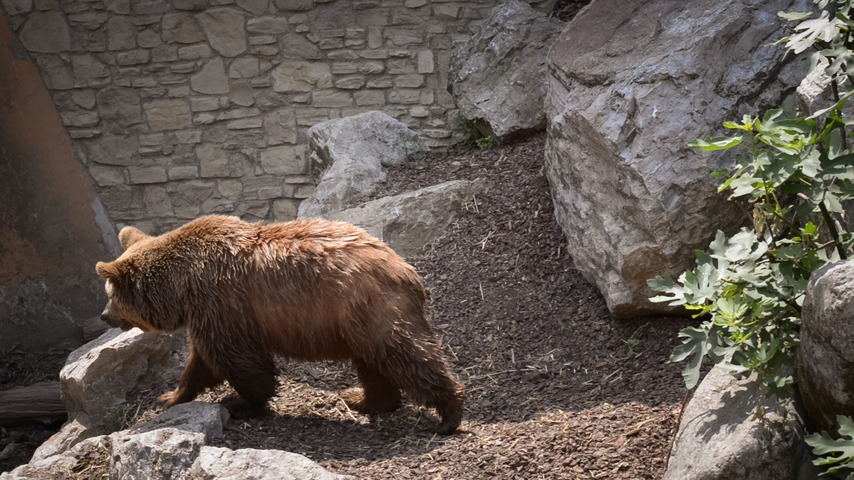
#> input picture images/bear__00000.jpg, 854 x 480 px; its folder holds only this picture in this run
$ python -i pipeline.py   (imports and definitions only)   (older library calls are emulated)
#> lines starting #> are read from the running program, lines starting #| are printed output that depends on the picture
#> further down, picture is the input picture: shape (480, 854, 3); mean B, G, R 81.7, 88.9, 98.4
"""Classical CV operations for the segmentation pipeline.

Each operation is a function plus a parameter spec that the web UI turns
into sliders.  bridge.py runs it in the browser; run_pipeline() reproduces a
result anywhere else.

What flows between blocks is a *state* dict, not a bare image:

    image     what this stage shows -- uint8, (h, w) or (h, w, 3) BGR
    labels    SLIC label map (h, w), or None before SLIC
    base      the image SLIC segmented; region features are measured on
              this, never on the rendered overlay
    features  (n_regions, d) weighted feature matrix, or None
    feature_names, feature_groups   one entry per column

Most blocks are plain image filters (ndarray -> ndarray); apply_op lifts them
onto the state.  Blocks marked "state": True take and return the whole dict.
BGR is OpenCV's convention; scikit-image wants RGB, so conversions happen at
that boundary.
"""

import cv2
import numpy as np
from scipy import ndimage
from skimage.feature import local_binary_pattern
from skimage.segmentation import find_boundaries, slic

# --------------------------------------------------------------------------
# helpers
# --------------------------------------------------------------------------

# [25 lines left out: functions _odd, _gray, downscale, not called in this run]


def grayscale(image):
    return _gray(image)


# [18 lines left out: functions gaussian_kernel_for, gaussian_blur, not called in this run]


def box_blur(image, kernel_size=5):
    k = _odd(kernel_size)
    return cv2.blur(image, (k, k))


# [12 lines left out: functions median_blur, bilateral_filter, not called in this run]


def histogram_equalise(image, mode=1, clip_limit=2.0, tile_size=8):
    """Redistribute intensities to use the full range.

    mode 0 = global equalizeHist, mode 1 = CLAHE (local, contrast-limited).
    Colour input is equalised on the L channel in Lab so hues are unchanged;
    equalising B, G and R separately would shift the colours.
    """
#> called with mode = 1, clip_limit = 2, tile_size = 8
    def eq(channel):
        if int(mode) == 0:
            return cv2.equalizeHist(channel)
        clahe = cv2.createCLAHE(
            clipLimit=max(0.01, float(clip_limit)),
            tileGridSize=(max(1, int(tile_size)), max(1, int(tile_size))),
        )
        return clahe.apply(channel)
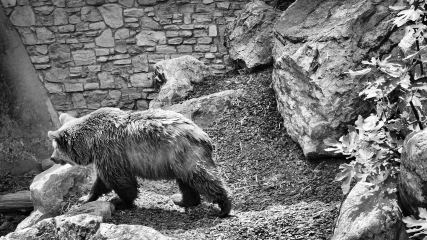
#> returned value: shape (480, 854) (shown at 1/2 size); min 0, max 255, mean 115.5

    if image.ndim == 2:
        return eq(image)
    lab = cv2.cvtColor(image, cv2.COLOR_BGR2LAB)
    lab[:, :, 0] = eq(lab[:, :, 0])
#> lab: shape (480, 854, 3); mean of channels 0, 1, 2 115.5, 130.7, 133.6
    return cv2.cvtColor(lab, cv2.COLOR_LAB2BGR)
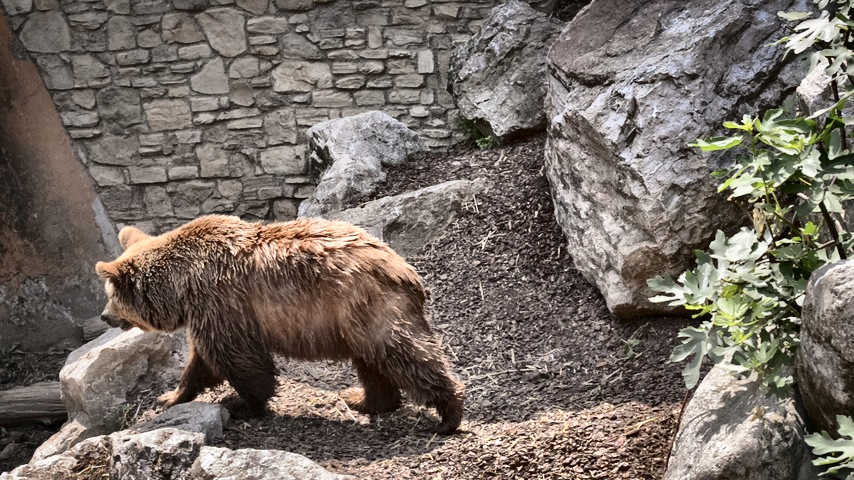
#> returned value: shape (480, 854, 3); mean B, G, R 100.6, 108.1, 117.8


# [6 lines left out: function sharpen, not called in this run]


# --------------------------------------------------------------------------
# SLIC superpixels
# --------------------------------------------------------------------------

# One-entry memo of the last label map, so flipping the display mode does
# not re-segment.
_slic_memo = {"image": None, "key": None, "labels": None}


# [59 lines left out: functions slic_labels, _region_sums, _region_means, mean_colour, not called in this run]


_BOUNDARY_BGR = (0, 230, 255)   # yellow: readable on fur, rock, water and grass


# [34 lines left out: functions draw_boundaries, slic_superpixels, _describe_slic, not called in this run]


# --------------------------------------------------------------------------
# region features
# --------------------------------------------------------------------------
# Feature menu after Hoiem, Efros & Hebert, "Recovering Surface Layout from
# an Image" (IJCV 2007) -- colour, texture and location/shape cues per
# superpixel -- with LBP (Ojala et al., 2002) as the cheap texture default
# and a small Gabor bank as the filter-response alternative Hoiem uses.

def _gray_of(image):
    return image if image.ndim == 2 else cv2.cvtColor(image, cv2.COLOR_BGR2GRAY)


def _bgr_of(image):
    return cv2.cvtColor(image, cv2.COLOR_GRAY2BGR) if image.ndim == 2 else image


def _lab(image):
    return cv2.cvtColor(_bgr_of(image), cv2.COLOR_BGR2LAB).astype(np.float64)


def _f_lightness(image, labels):
    return _region_means(labels, _lab(image)[..., 0]), ["L mean"]


# [55 lines left out: functions _f_chroma, _f_lab_std, _f_hsv_mean, _f_x, _f_y, _f_extent, not called in this run]


_LBP_P, _LBP_R = 8, 1


# [13 lines left out: function _f_lbp, not called in this run]


_GABOR_WAVELENGTHS = (4.0, 8.0)                 # px
_GABOR_THETAS = (0.0, 45.0, 90.0, 135.0)        # degrees


# [41 lines left out: functions _f_gabor, _f_gradient, _f_area, _f_aspect, not called in this run]


# (key, label, group, fn, default weight).  Each entry gets its own weight
# slider, param "w_<key>"; weight 0 leaves it out entirely.
FEATURES = [
    ("lightness", "Lightness (L)", "colour", _f_lightness, 1.0),
    ("chroma", "Chroma (a, b)", "colour", _f_chroma, 1.0),
    ("lab_std", "Lab std", "colour", _f_lab_std, 0.0),
    ("hsv", "HSV mean", "colour", _f_hsv_mean, 0.0),
    ("x", "x centroid", "position", _f_x, 1.0),
    ("y", "y centroid", "position", _f_y, 1.0),
    ("extent", "Extent (p10/p90)", "position", _f_extent, 0.0),
    ("lbp", "LBP histogram", "texture", _f_lbp, 1.0),
    ("gabor", "Gabor energy", "texture", _f_gabor, 0.0),
    ("gradient", "Gradient mean/std", "texture", _f_gradient, 0.0),
    ("area", "Area", "shape", _f_area, 0.0),
    ("aspect", "Aspect ratio", "shape", _f_aspect, 0.0),
]
_FEATURE_INDEX = {f[0]: i for i, f in enumerate(FEATURES)}

# Raw columns per feature for the current (base, labels) pair, so dragging a
# weight rescales cached numbers instead of re-running Gabor filters.
_feature_memo = {"base": None, "labels": None, "raw": {}}


# [8 lines left out: function raw_feature, not called in this run]


def _zscore(raw):
    std = raw.std(axis=0)
    return (raw - raw.mean(axis=0)) / np.where(std > 1e-12, std, 1.0)


# [62 lines left out: functions region_features, _stretch, feature_pca, feature_map, not called in this run]


_EDGE_BGR = (30, 30, 30)


# [43 lines left out: functions extract_features, _describe_features, not called in this run]


# --------------------------------------------------------------------------
# automated grouping: k-means on region features, then a foreground rule
# --------------------------------------------------------------------------

# BGR, with names so the readouts can say which colour is which cluster
_CLUSTER_COLOURS = [
    ("red", (60, 60, 230)), ("blue", (220, 130, 40)), ("green", (80, 190, 60)),
    ("orange", (30, 150, 250)), ("purple", (190, 80, 150)), ("cyan", (220, 220, 60)),
    ("yellow", (40, 225, 240)), ("pink", (190, 150, 250)), ("brown", (40, 80, 140)),
    ("grey", (150, 150, 150)), ("lime", (90, 250, 180)), ("navy", (120, 40, 30)),
]


def _cluster_name(c):
    return "c%d %s" % (c, _CLUSTER_COLOURS[c % len(_CLUSTER_COLOURS)][0])


# [47 lines left out: functions _kmeans_pp, kmeans, not called in this run]


def _paint_clusters(labels, clusters):
    lut = np.array([c for _, c in _CLUSTER_COLOURS], dtype=np.uint8)
    return lut[clusters % len(lut)][labels]


# [40 lines left out: functions cluster_regions, _describe_kmeans, border_share, _largest_blob, not called in this run]


def _ring(a):
    """The image's outer ring of pixels, as a flat array."""
    return np.concatenate([a[0], a[-1], a[1:-1, 0], a[1:-1, -1]])


# [112 lines left out: functions _pick_by_border, foreground_mask, _describe_foreground, _describe_gaussian, not called in this run]


# --------------------------------------------------------------------------
# registry -- drives the UI
# --------------------------------------------------------------------------
# param spec: (key, label, min, max, step, default)
# a "choices" entry turns the control into a segmented button group instead.
# "when": {key: value} shows a param only while another has that value.
# "group" puts a small heading above the first param of each run.
# "hidden" params are set by the UI, never shown as controls.
# "on_touch": {key: value} is applied when the control is pressed or moved.

def _weight_params():
    return [{"key": "w_" + key, "label": label, "group": group, "min": 0, "max": 3,
             "step": 0.05, "default": default,
             "on_touch": {"display": 1, "focus": i}}
            for i, (key, label, group, _, default) in enumerate(FEATURES)]


OPERATIONS = {
    "slic": {
        "label": "SLIC Superpixels",
        "hint": "k-means in (colour, x, y). Compactness trades colour adherence (low) for regular, grid-like cells (high).",
        "fn": slic_superpixels,
        "state": True,
        "describe": _describe_slic,
        "params": [
            {"key": "n_segments", "label": "Superpixels", "min": 10, "max": 2000, "step": 10, "default": 200},
            {"key": "compactness", "label": "Compactness", "min": 0.5, "max": 60, "step": 0.5, "default": 10.0},
            {"key": "smoothing", "label": "Smoothing", "choices": ["Off", "Gaussian"], "default": 0},
            {"key": "sigma", "label": "Sigma", "min": 0.1, "max": 10, "step": 0.1, "default": 1.0, "when": {"smoothing": 1}},
            {"key": "colour_space", "label": "Feature space", "choices": ["Lab", "RGB"], "default": 0},
            {"key": "max_iter", "label": "Iterations", "min": 1, "max": 30, "step": 1, "default": 10},
            {"key": "enforce_connectivity", "label": "Connectivity", "choices": ["Off", "Enforce"], "default": 1},
            {"key": "display", "label": "Show", "choices": ["Borders", "Mean colour", "Both"], "default": 0},
        ],
    },
    "features": {
        "label": "Region Features",
        "hint": "Per-superpixel features, z-scored so each counts equally at weight 1; 0 leaves it out. Touch a slider to see that feature's map. Measured on SLIC's input.",
        "fn": extract_features,
        "state": True,
        "describe": _describe_features,
        "params": [
            {"key": "display", "label": "Show", "choices": ["PCA → RGB", "Feature map"], "default": 0},
            *_weight_params(),
            {"key": "focus", "label": "Mapped feature", "min": 0, "max": len(FEATURES) - 1,
             "step": 1, "default": 0, "hidden": True},
        ],
    },
    "kmeans": {
        "label": "K-means Clustering",
        "hint": "Groups superpixels by their feature vectors. k-means++ seeding, best of n restarts; clusters numbered largest-first.",
        "fn": cluster_regions,
        "state": True,
        "describe": _describe_kmeans,
        "params": [
            {"key": "k", "label": "Clusters (k)", "min": 2, "max": 12, "step": 1, "default": 4},
            {"key": "seed", "label": "Random seed", "min": 0, "max": 99, "step": 1, "default": 0},
            {"key": "n_init", "label": "Restarts", "min": 1, "max": 30, "step": 1, "default": 10},
            {"key": "display", "label": "Show", "choices": ["Clusters", "Over image"], "default": 1},
        ],
    },
    "foreground": {
        "label": "Foreground Rule",
        "hint": "Border contact: clusters (or their connected blobs) owning little of the image border are foreground. Mask is resized to the source size.",
        "fn": foreground_mask,
        "state": True,
        "describe": _describe_foreground,
        "params": [
            {"key": "unit", "label": "Score per", "choices": ["Cluster", "Connected blob"], "default": 0},
            {"key": "max_contact", "label": "Max border share", "min": 0, "max": 0.5, "step": 0.01, "default": 0.05},
            {"key": "min_area", "label": "Min cluster area", "min": 0, "max": 0.2, "step": 0.005, "default": 0.01},
            {"key": "connectivity", "label": "Keep", "choices": ["All regions", "Largest blob"], "default": 1},
            {"key": "fill_holes", "label": "Fill holes", "choices": ["Off", "On"], "default": 1},
            {"key": "display", "label": "Show", "choices": ["Cutout", "Mask", "Overlay"], "default": 0},
        ],
    },
    "downscale": {
        "label": "Downscale",
        "hint": "INTER_AREA. Faster SLIC and less texture; masks must be resized back to 854×480.",
        "fn": downscale,
        "params": [
            {"key": "width", "label": "Target width", "min": 100, "max": 854, "step": 2, "default": 427, "unit": "px"},
        ],
    },
    "grayscale": {
        "label": "Grayscale",
        "hint": "BGR to single channel. Throws away the colour SLIC mostly relies on.",
        "fn": grayscale,
        "params": [],
    },
    "gaussian_blur": {
        "label": "Gaussian Blur",
        "hint": "Isotropic low-pass. Suppresses fine texture, but also softens outlines.",
        "fn": gaussian_blur,
        "describe": _describe_gaussian,
        "params": [
            {"key": "kernel_mode", "label": "Kernel", "choices": ["Manual", "6 × sigma"], "default": 0},
            {"key": "kernel_size", "label": "Kernel size", "min": 1, "max": 61, "step": 2, "default": 5, "unit": "px", "when": {"kernel_mode": 0}},
            {"key": "sigma", "label": "Sigma", "min": 0, "max": 10, "step": 0.1, "default": 1.2},
        ],
    },
    "box_blur": {
        "label": "Box Blur",
        "hint": "Uniform average. Cheaper than Gaussian, blockier result.",
        "fn": box_blur,
        "params": [
            {"key": "kernel_size", "label": "Kernel size", "min": 1, "max": 21, "step": 2, "default": 5, "unit": "px"},
        ],
    },
    "median_blur": {
        "label": "Median Filter",
        "hint": "Kills speckle without softening edges.",
        "fn": median_blur,
        "params": [
            {"key": "kernel_size", "label": "Kernel size", "min": 1, "max": 31, "step": 2, "default": 5, "unit": "px"},
        ],
    },
    "bilateral_filter": {
        "label": "Bilateral Filter",
        "hint": "Edge-preserving smoothing. Flattens texture inside regions, keeps outlines.",
        "fn": bilateral_filter,
        "params": [
            {"key": "diameter", "label": "Diameter", "min": 1, "max": 25, "step": 1, "default": 9, "unit": "px"},
            {"key": "sigma_color", "label": "Sigma colour", "min": 1, "max": 200, "step": 1, "default": 75},
            {"key": "sigma_space", "label": "Sigma space", "min": 1, "max": 200, "step": 1, "default": 75},
        ],
    },
    "histogram_equalise": {
        "label": "Histogram Equalisation",
        "hint": "Stretches contrast on L so similar-looking regions separate further.",
        "fn": histogram_equalise,
        "describe": lambda p, before, after: (
            "global" if int(p["mode"]) == 0
            else "CLAHE  ·  %dx%d tiles" % (int(p["tile_size"]), int(p["tile_size"]))),
        "params": [
            {"key": "mode", "label": "Mode", "choices": ["Global", "CLAHE"], "default": 1},
            {"key": "clip_limit", "label": "Clip limit", "min": 0.5, "max": 12, "step": 0.1, "default": 2.0, "when": {"mode": 1}},
            {"key": "tile_size", "label": "Tile grid", "min": 1, "max": 32, "step": 1, "default": 8, "when": {"mode": 1}},
        ],
    },
    "sharpen": {
        "label": "Sharpen",
        "hint": "Unsharp mask. Boosts edges but also amplifies texture.",
        "fn": sharpen,
        "params": [
            {"key": "amount", "label": "Amount", "min": 0, "max": 4, "step": 0.05, "default": 1.0},
            {"key": "kernel_size", "label": "Kernel size", "min": 1, "max": 31, "step": 2, "default": 3, "unit": "px"},
        ],
    },
}


DEFAULT_PIPELINE = [
    {"type": "gaussian_blur", "params": {"kernel_mode": 1, "kernel_size": 5, "sigma": 1.0}, "enabled": False},
    {"type": "slic", "params": {"n_segments": 200, "compactness": 10.0, "smoothing": 0, "sigma": 1.0,
                                "colour_space": 0, "max_iter": 10, "enforce_connectivity": 1,
                                "display": 0}, "enabled": True},
    {"type": "features", "params": {}, "enabled": True},
    {"type": "kmeans", "params": {}, "enabled": True},
    {"type": "foreground", "params": {}, "enabled": True},
]


# --------------------------------------------------------------------------
# running
# --------------------------------------------------------------------------

# [86 lines left out: functions new_state, defaults_for, merged_params, describe_op, apply_op, run_pipeline, not called in this run]

>>> import cv2
>>> picture = cv2.imread('images/bear__00000.jpg')
>>> result = histogram_equalise(picture)

$ run again, on images/blackswan__00000.jpg
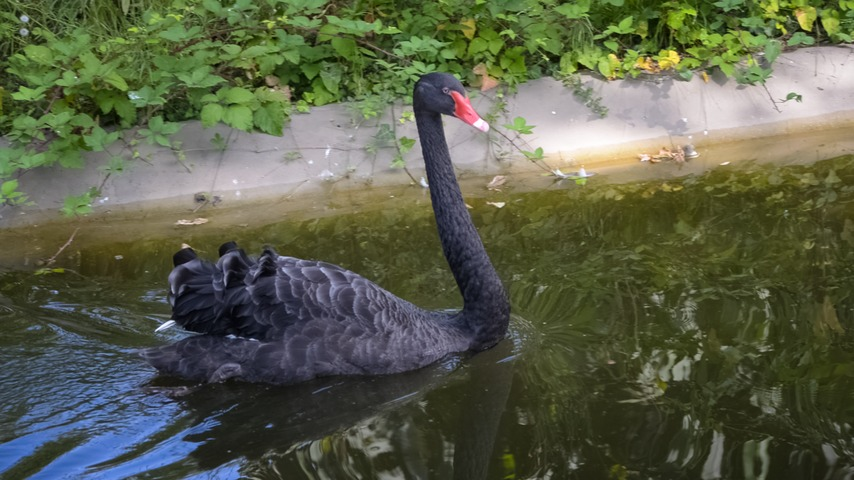
#> input picture images/blackswan__00000.jpg, 854 x 480 px
#> picture is the input picture: shape (480, 854, 3); mean B, G, R 73.4, 95.7, 90.4
#> in eq, `return clahe.apply(channel)`:
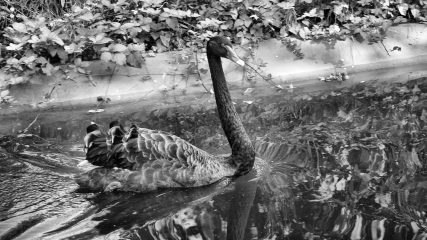
#> returned value: shape (480, 854) (shown at 1/2 size); min 0, max 255, mean 113.4
#> in histogram_equalise, `return cv2.cvtColor(lab, cv2.COLOR_LAB2BGR)`:
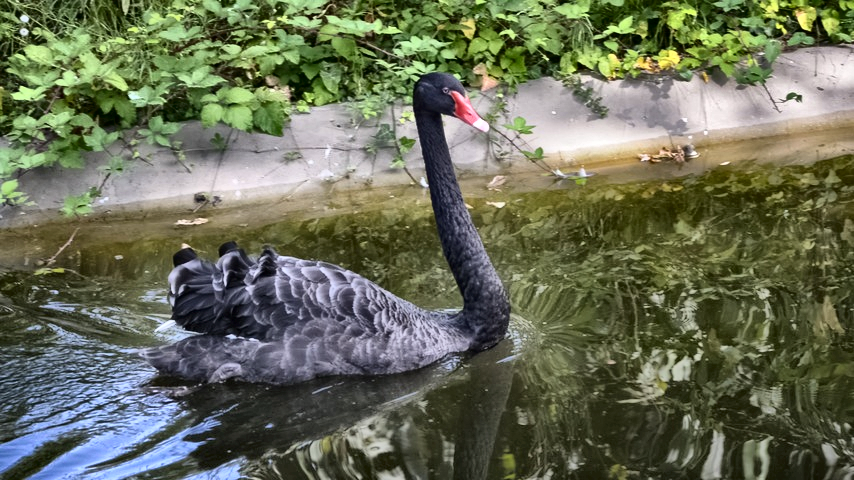
#> returned value: shape (480, 854, 3); mean B, G, R 87.1, 109.9, 104.5

$ run again, on images/bus__00000.jpg
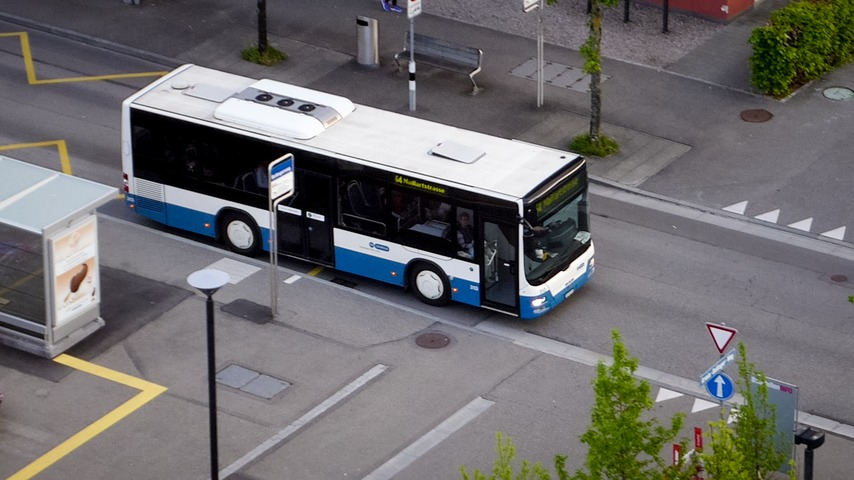
#> input picture images/bus__00000.jpg, 854 x 480 px
#> picture is the input picture: shape (480, 854, 3); mean B, G, R 109.9, 109, 110.5
#> in eq, `return clahe.apply(channel)`:
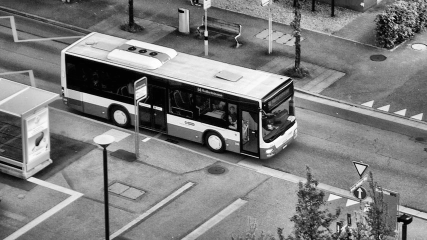
#> returned value: shape (480, 854) (shown at 1/2 size); min 0, max 255, mean 125.6
#> in histogram_equalise, `return cv2.cvtColor(lab, cv2.COLOR_LAB2BGR)`:
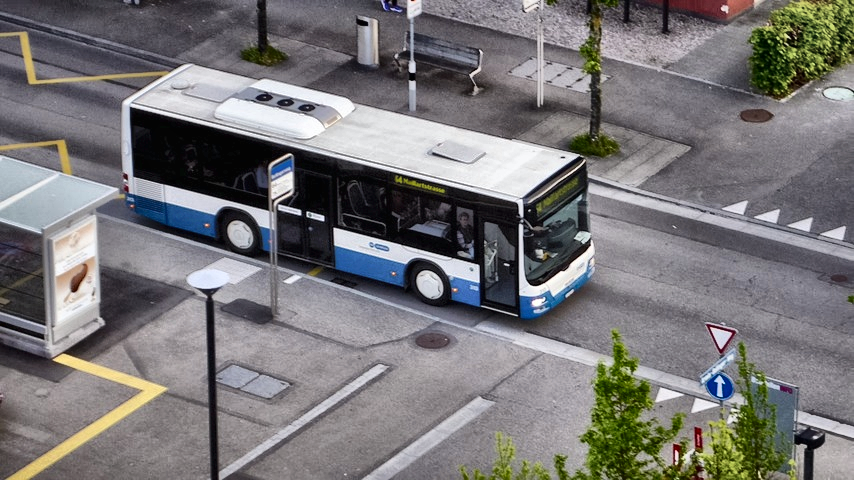
#> returned value: shape (480, 854, 3); mean B, G, R 119.9, 118.8, 120.5
